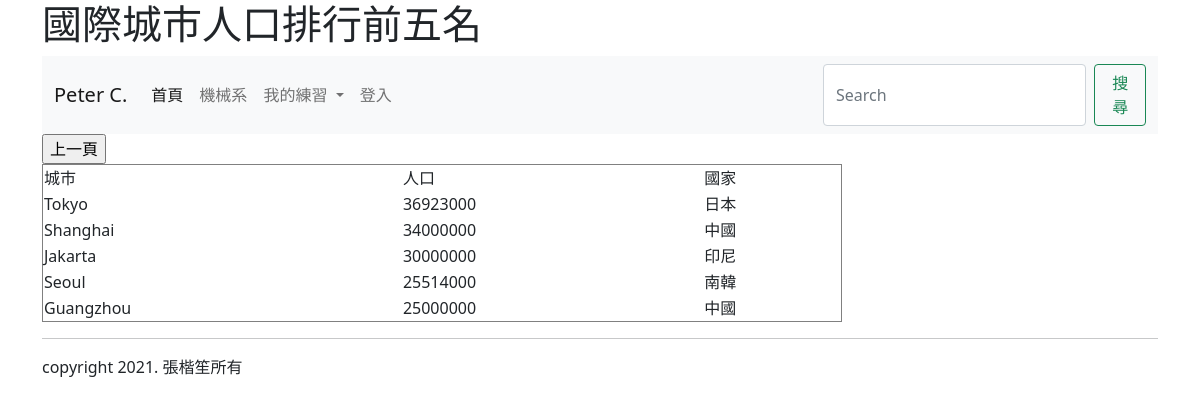
/rank/, run on the app's committed database.
### mysite/models.py (models this page shows, shortened)
class City(models.Model):
    name = models.CharField(max_length=10)
    population = models.PositiveIntegerField(default=0)
    country = models.ForeignKey(Country, on_delete=models.CASCADE)

class Country(models.Model):
    name = models.CharField(max_length=10)
    def __str__(self):
        return self.name

### mysite/views.py (the view)
# urls.py: path('rank/', rank),
def rank (request):
    cities = City.objects.all()
    return render(request, "rank.html" , locals())

### templates/rank.html (shortened to what this page needs)
{% extends 'base.html' %}
{% block headmessage %} <h1>國際城市人口排行前五名</h1> {% endblock %}
{% block content %}
<input type ="button" onclick="history.back()" value="上一頁"></input>
<table width=800 border=1>
 <tr><td>城市</td><td>人口</td><td>國家</td>
{% for city in cities %}
    <tr>
        <td>{{ city.name }}</td>
        <td>{{ city.population }}</td>
        <td>{{ city.country }}</td>
    </tr>
{% endfor %}
</table>
{% endblock %}

### templates/base.html (shortened to what this page needs)
<!doctype html>
<html>
  <head>
    <link href="https://cdn.jsdelivr.net/npm/bootstrap@5.0.0-beta3/dist/css/bootstrap.min.css" rel="stylesheet">
  </head>
  <body>
      <div class="container">
          {% block headmessage %}{% endblock %}
          {% include "header.html" %}
          {% block content %}{% endblock %}
          {% include "footer.html" %}
      </div>
  </body>
 </html>

### templates/header.html (shortened to what this page needs)
        <nav class="navbar navbar-expand-lg navbar-light bg-light">
  <div class="container-fluid">
    <a class="navbar-brand" href="#">Peter C.</a>
    <div class="collapse navbar-collapse" id="navbarSupportedContent">
      <ul class="navbar-nav me-auto mb-2 mb-lg-0">
        <li class="nav-item">
          <a class="nav-link active" aria-current="page" href="/">首頁</a>
        </li>
        <li class="nav-item">
          <a class="nav-link" href="http://www.mae.nkfust.edu.tw/bin/home.php">機械系</a>
        </li>
        <li class="nav-item dropdown">
          <a class="nav-link dropdown-toggle" href="#" id="navbarDropdown" role="button" data-bs-toggle="dropdown" aria-expanded="false">
            我的練習
          </a>
        </li>
        {% if request.user.is_authenticated %}
        <li class="nav-item">
          <a class="nav-link " href="/admin/" tabindex="-1" >後臺管理</a>
        </li>
         <li class="nav-item">
          <a class="nav-link " href="/logout/" tabindex="-1" >登出</a>
        </li>
        {% else %}
        <li class="nav-item">
          <a class="nav-link " href="/admin/" tabindex="-1" >登入</a>
        </li>
        {% endif %}
      </ul>
      <form class="d-flex">
        <input class="form-control me-2" type="search" placeholder="Search" aria-label="Search">
        <button class="btn btn-outline-success" type="submit">搜尋</button>
      </form>
    </div>
  </div>
</nav>

### templates/footer.html
<hr>
copyright 2021. 張楷笙所有

### data on the page
City: name "Tokyo", population "36923000", country "日本"
City: name "Shanghai", population "34000000", country "中國"
City: name "Jakarta", population "30000000", country "印尼"
City: name "Seoul", population "25514000", country "南韓"
City: name "Guangzhou", population "25000000", country "中國"
